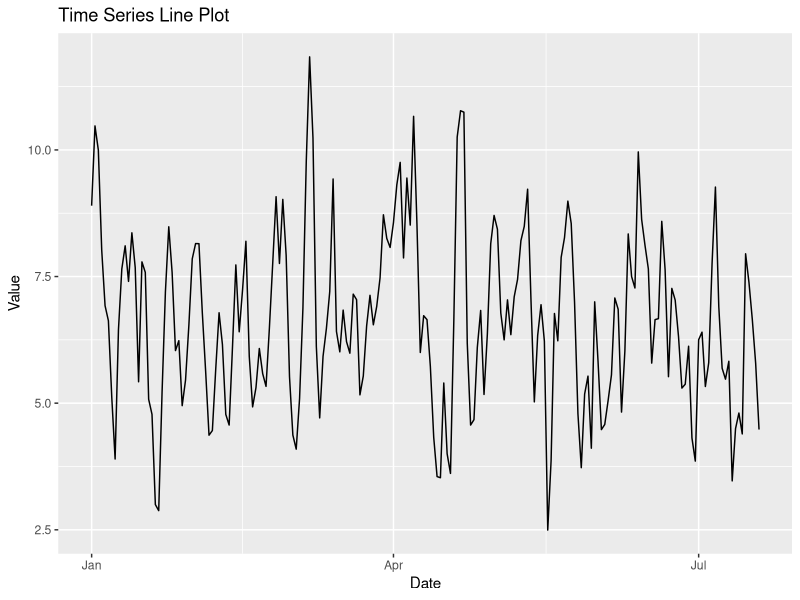
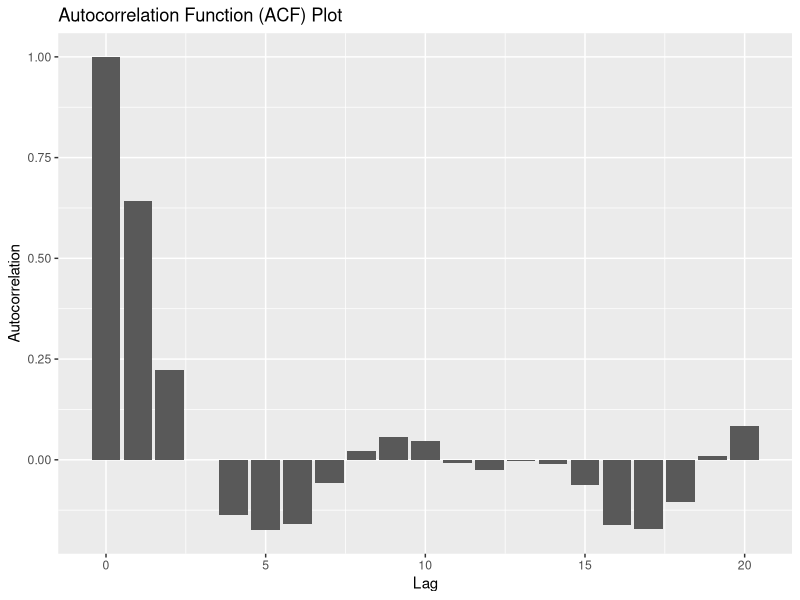
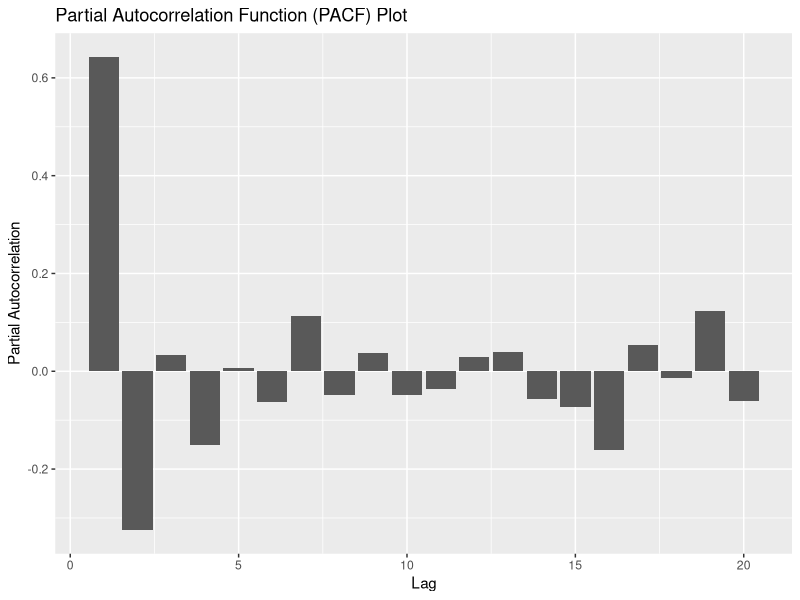
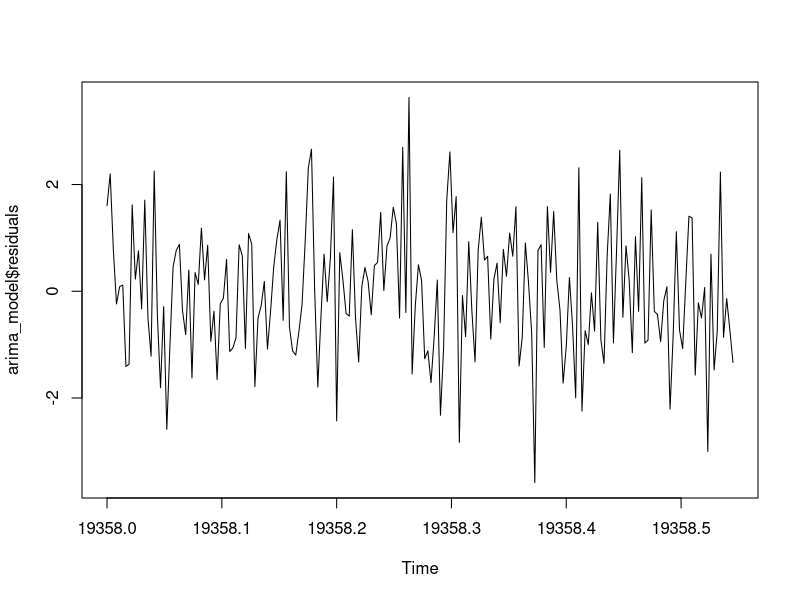
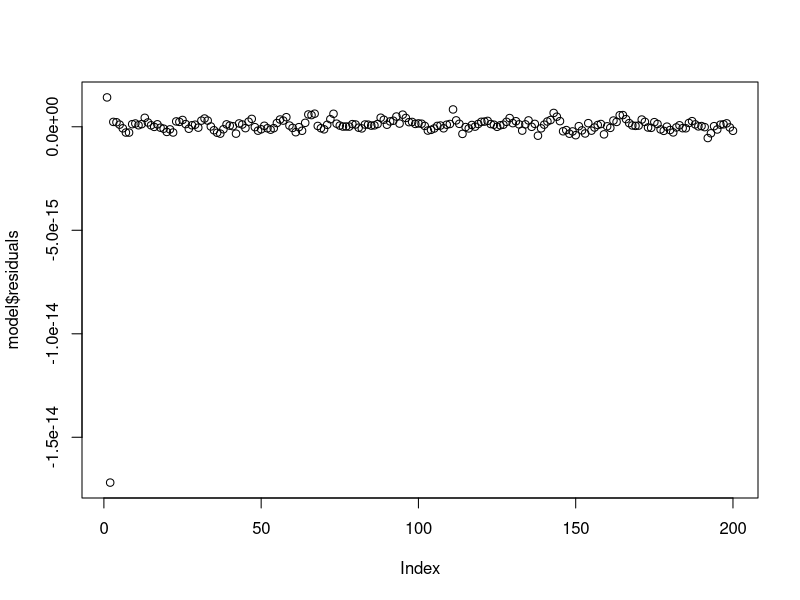

These charts were generated, in order, by the following R code:
## ---- chunk 1
knitr::opts_chunk$set(echo = TRUE)
## ---- chunk 2
rm(list = ls())

library(ggplot2)
library(lubridate)
library(zoo)
library(forecast)
library(dynlm)

df <- read.csv('hw3_data.csv')
## ---- chunk 3
# Set the start date
start_date <- mdy("01/01/2023")

# Generate a sequence of dates
dates <- seq(start_date, by = "day", length.out = 200)

# Create a time series object
ts_data <- ts(data = df$y, start = start_date, frequency = 365)

# Create a data frame of the time series to use in line plot
ts_df <- data.frame(Date = dates, Value = df$y, x = df$x)


## ---- chunk 4
ggplot(data = ts_df, aes(x = Date, y = Value)) +
  geom_line() +
  labs(x = "Date", y = "Value", title = "Time Series Line Plot")
## ---- chunk 5
# Ljung-Box Test for white noise
ljung_box <- Box.test(ts_data, lag = 20, type = "Ljung-Box")
print(ljung_box)
## ---- chunk 6
values <- ts_data

# Create ACF plot
ggplot(data = data.frame(lag = 0:20, acf = acf(values, lag.max = 20, plot = FALSE)$acf), aes(x = lag, y = acf)) +
  geom_bar(stat = "identity") +
  labs(x = "Lag", y = "Autocorrelation", title = "Autocorrelation Function (ACF) Plot")

## ---- chunk 7
# Calculate PACF values
pacf_values <- pacf(values, lag.max = 20, plot = FALSE)$acf

# Create PACF plot
ggplot(data = data.frame(lag = 1:length(pacf_values), pacf = pacf_values), aes(x = lag, y = pacf)) +
  geom_bar(stat = "identity") +
  labs(x = "Lag", y = "Partial Autocorrelation", title = "Partial Autocorrelation Function (PACF) Plot")
## ---- chunk 8
arima_model <- auto.arima(ts_data)
print(arima_model)

plot(arima_model$residuals)
## ---- chunk 9
Box.test(arima_model$residuals, lag = 20, type = "Ljung-Box")

## ---- chunk 10
model <- dynlm(Value ~ lag(Value, 1) + lag(Value, 2) + lag(Value, 7) + x, data = ts_df)

summary(model)$r.squared
summary(model)$adj.r.squared
## ---- chunk 11
plot(model$residuals)
